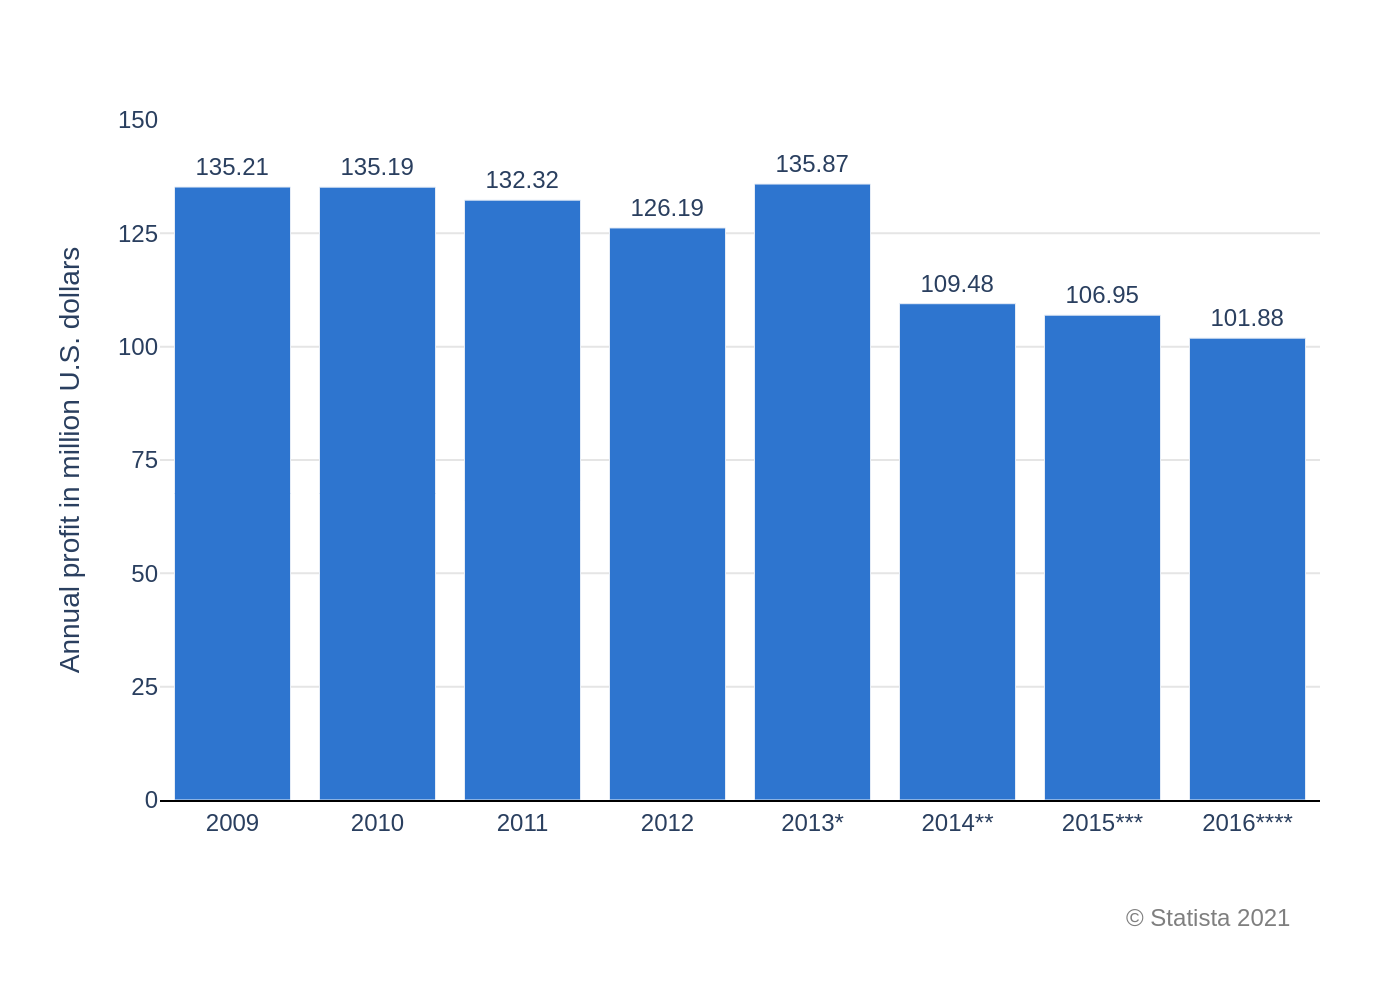

Generate this figure with Python:
import sys
import json
import os
import plotly.graph_objects as go

if len(sys.argv) != 2:
    print("Usage: python <script_name>.py <json_file_path>")
    sys.exit(1)

json_path = sys.argv[1]

try:
    with open(json_path, 'r', encoding='utf-8') as f:
        chart_info = json.load(f)
except FileNotFoundError:
    print(f"Error: JSON file not found at {json_path}")
    sys.exit(1)
except json.JSONDecodeError:
    print(f"Error: Could not decode JSON from {json_path}")
    sys.exit(1)

chart_data = chart_info.get('chart_data', [])
texts = chart_info.get('texts', {})
colors = chart_info.get('colors', [])

fig = go.Figure()

if chart_data:
    x_values = [d['x'] for d in chart_data]
    y_values = [d['y'] for d in chart_data]
    
    fig.add_trace(go.Bar(
        x=x_values,
        y=y_values,
        marker_color=colors[0] if colors else None,
        text=y_values,
        textposition='outside',
        texttemplate='%{text:.2f}',
        hoverinfo='none',
        cliponaxis=False
    ))

title_parts = []
if texts.get('title'):
    title_parts.append(f"<b>{texts['title']}</b>")
if texts.get('subtitle'):
    title_parts.append(f"<sub>{texts['subtitle']}</sub>")
full_title = "<br>".join(title_parts)

fig.update_layout(
    title_text=full_title,
    title_x=0.5,
    yaxis_title=texts.get('yaxis_title'),
    xaxis_title=texts.get('xaxis_title'),
    font=dict(
        family="Arial",
        size=12
    ),
    plot_bgcolor='white',
    paper_bgcolor='white',
    showlegend=False,
    margin=dict(l=80, r=40, t=60, b=100),
    xaxis=dict(
        showgrid=False,
        showline=True,
        linecolor='black'
    ),
    yaxis=dict(
        range=[0, 150],
        dtick=25,
        gridcolor='#E5E5E5',
        showline=False
    ),
    annotations=[
        dict(
            text=texts.get('source', ''),
            showarrow=False,
            xref='paper',
            yref='paper',
            x=0.98,
            y=-0.2,
            xanchor='right',
            yanchor='bottom',
            font=dict(
                size=12,
                color='#7f7f7f'
            )
        )
    ]
)

base_filename = os.path.splitext(os.path.basename(json_path))[0]
output_filename = f"{base_filename}.png"

fig.write_image(output_filename, scale=2)

print(f"Chart saved to {output_filename}")
